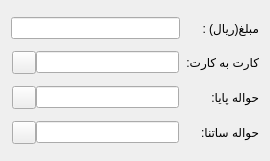
<?xml version="1.0" encoding="UTF-8"?>
<ui version="4.0">
 <class>DialogBankFee</class>
 <widget class="QDialog" name="DialogBankFee">
  <property name="geometry">
   <rect>
    <x>0</x>
    <y>0</y>
    <width>270</width>
    <height>161</height>
   </rect>
  </property>
  <property name="windowTitle">
   <string>محاسبه کارمزد بانک</string>
  </property>
  <property name="windowIcon">
   <iconset resource="../RC/resources.qrc">
    <normaloff>:/app-icon.jpg</normaloff>:/app-icon.jpg</iconset>
  </property>
  <property name="layoutDirection">
   <enum>Qt::LayoutDirection::RightToLeft</enum>
  </property>
  <layout class="QGridLayout" name="gridLayout">
   <item row="3" column="1">
    <layout class="QHBoxLayout" name="horizontalLayout_3">
     <property name="spacing">
      <number>0</number>
     </property>
     <property name="leftMargin">
      <number>1</number>
     </property>
     <property name="rightMargin">
      <number>1</number>
     </property>
     <item>
      <widget class="QLineEdit" name="ledSatna">
       <property name="readOnly">
        <bool>true</bool>
       </property>
      </widget>
     </item>
     <item>
      <widget class="QToolButton" name="btnCopySatna">
       <property name="icon">
        <iconset resource="../RC/resources.qrc">
         <normaloff>:/img/copy.png</normaloff>:/img/copy.png</iconset>
       </property>
      </widget>
     </item>
    </layout>
   </item>
   <item row="3" column="0">
    <widget class="QLabel" name="label_3">
     <property name="text">
      <string>حواله ساتنا:</string>
     </property>
    </widget>
   </item>
   <item row="1" column="1">
    <layout class="QHBoxLayout" name="horizontalLayout">
     <property name="spacing">
      <number>0</number>
     </property>
     <property name="leftMargin">
      <number>1</number>
     </property>
     <property name="rightMargin">
      <number>1</number>
     </property>
     <item>
      <widget class="QLineEdit" name="ledCardi">
       <property name="readOnly">
        <bool>true</bool>
       </property>
      </widget>
     </item>
     <item>
      <widget class="QToolButton" name="btnCopyCardi">
       <property name="icon">
        <iconset resource="../RC/resources.qrc">
         <normaloff>:/img/copy.png</normaloff>:/img/copy.png</iconset>
       </property>
      </widget>
     </item>
    </layout>
   </item>
   <item row="0" column="0">
    <widget class="QLabel" name="label">
     <property name="text">
      <string>مبلغ(ریال) :</string>
     </property>
    </widget>
   </item>
   <item row="0" column="1">
    <widget class="QLineEdit" name="ledValue"/>
   </item>
   <item row="2" column="0">
    <widget class="QLabel" name="label_2">
     <property name="text">
      <string>حواله پایا:</string>
     </property>
    </widget>
   </item>
   <item row="2" column="1">
    <layout class="QHBoxLayout" name="horizontalLayout_2">
     <property name="spacing">
      <number>0</number>
     </property>
     <property name="leftMargin">
      <number>1</number>
     </property>
     <property name="rightMargin">
      <number>1</number>
     </property>
     <item>
      <widget class="QLineEdit" name="ledPaya">
       <property name="readOnly">
        <bool>true</bool>
       </property>
      </widget>
     </item>
     <item>
      <widget class="QToolButton" name="btnCopyPaya">
       <property name="icon">
        <iconset resource="../RC/resources.qrc">
         <normaloff>:/img/copy.png</normaloff>:/img/copy.png</iconset>
       </property>
      </widget>
     </item>
    </layout>
   </item>
   <item row="1" column="0">
    <widget class="QLabel" name="label_4">
     <property name="text">
      <string>کارت به کارت:</string>
     </property>
    </widget>
   </item>
  </layout>
 </widget>
 <resources>
  <include location="../RC/resources.qrc"/>
 </resources>
 <connections/>
</ui>
